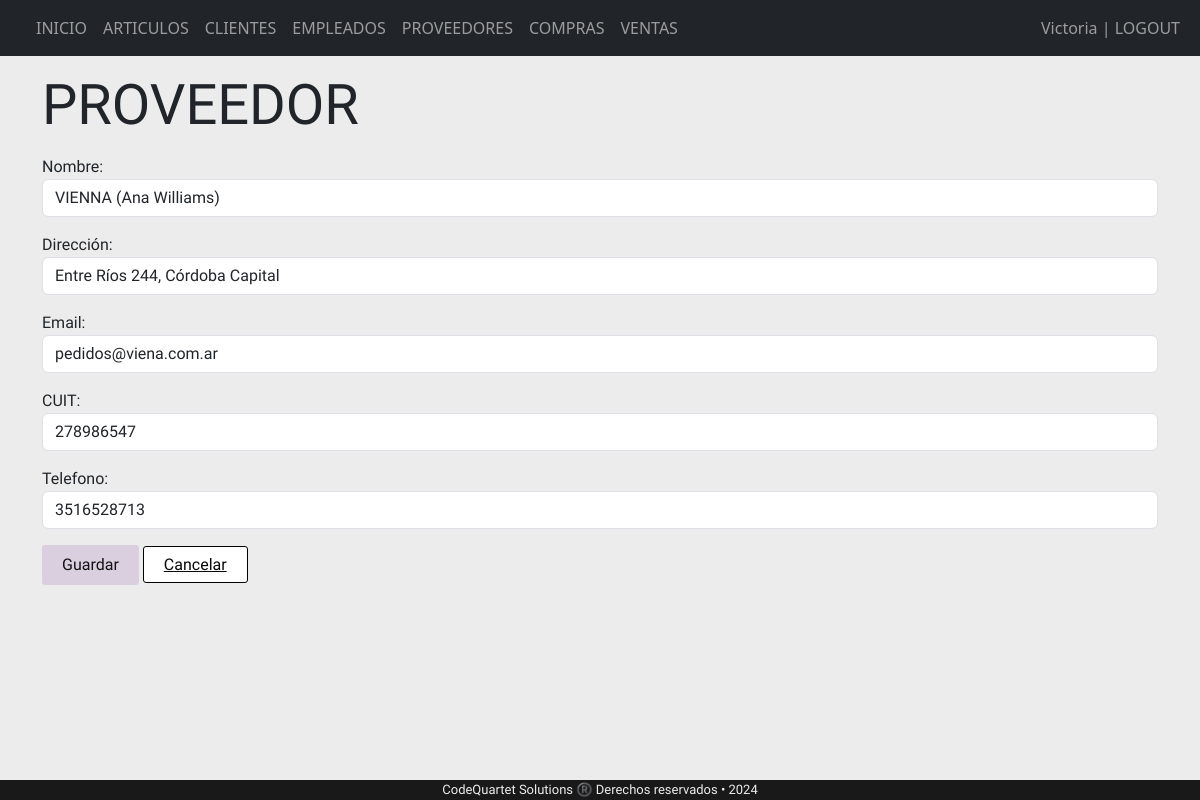
The app's page /proveedores/ProveedoresModif/1/ (signed in) with its own data.
### appRieVictoria/models.py (models this page shows, shortened)
class Proveedores(models.Model):
    nombre = models.CharField(max_length=25, help_text="",verbose_name="Nombre")
    direccion = models.CharField(max_length=100, help_text="",verbose_name="Dirección")
    Email = models.EmailField(help_text="")
    cuit = models.PositiveBigIntegerField(help_text="",verbose_name="CUIT")
    telefono = models.PositiveBigIntegerField()
    empleados = models.ManyToManyField("Empleados",related_name='empleados_compran_a_proveedores', through="Compras",verbose_name="Empleado")
    class Meta:
        permissions = [
            ("puede_aprobar", "Puede aprobar el modelo"),
            ("puede_publicar", "Puede publicar el modelo"),
        ]

### appRieVictoria/views.py (the view)
# urls.py: path('proveedores/ProveedoresModif/<int:pk>/', views.ProveedoresModif, name='ProveedoresModif'),
@permission_required('app.change_proveedores', login_url='/login/')
def ProveedoresModif(request, pk):
    proveedores = Proveedores.objects.get(pk=pk)
    if request.method == 'POST':
        form = ProveedoresForm(request.POST, instance=proveedores)
        if form.is_valid():
            form.save()
            return HttpResponseRedirect(reverse('tablaproveedores'))
    else:
        form = ProveedoresForm(instance=proveedores)
    return render(request, 'ProveedoresForm.html', {'form': form, 'proveedores': proveedores})

### appRieVictoria/forms.py
class ProveedoresForm(forms.ModelForm):
    class Meta:
        model = Proveedores
        fields = ('nombre', 'direccion', 'Email', 'cuit', 'telefono'  )
        widgets = {
            'nombre': forms.TextInput(attrs={'class': 'form-control'}),
            'direccion': forms.TextInput(attrs={'class': 'form-control'}),
            'Email': forms.TextInput(attrs={'class': 'form-control'}),
            'cuit': forms.NumberInput(attrs={'class': 'form-control'}),
            'telefono': forms.NumberInput(attrs={'class': 'form-control'}),
        }

### proyectoRieVictoria/templates/ProveedoresForm.html (shortened to what this page needs)
{% extends "base.html" %}
{% block content %}
<div class= "letra">
<div class="row">
    <h3 class="display-4 my-3">PROVEEDOR</h3>
    <form method="post" enctype="multipart/form-data">
        {{ form.as_p }}
        <button class="botonguardar" type="submit">Guardar</button>
        <a class="botoncancelar" href="{% url 'tablaproveedores' %}">Cancelar</a>
    </form>
</div>
</div>
{% endblock %}

### proyectoRieVictoria/templates/base.html (shortened to what this page needs)
{% load static %}
<!DOCTYPE html>
<html lang="en">
<head>
    {% load bootstrap5 %}
    {% bootstrap_css %}
    <link rel="stylesheet" href="{% static 'estilos.css' %}">
</head>
<body>
    <nav class="navbar navbar-expand-sm navbar-dark bg-dark">
        <div class="container-fluid">
          <div class="collapse navbar-collapse" id="mynavbar">
            <ul class="navbar-nav me-auto">
              {% if user.is_authenticated %}
                <li class="nav-item">
                  <a class="nav-link" href="/index/">INICIO</a>
                </li>
            <li class="nav-item">
              <a class="nav-link" href="/tabla/">ARTICULOS</a>
            </li>
            <li class="nav-item">
              <a class="nav-link" href="/tablaclientes/">CLIENTES</a>
            </li>
            <li class="nav-item">
              <a class="nav-link" href="/tablaempleados/">EMPLEADOS</a>
            </li>
            <li class="nav-item">
              <a class="nav-link" href="/tablaproveedores/">PROVEEDORES</a>
            </li>
            <li class="nav-item">
              <a class="nav-link" href="/tablaCompras/">COMPRAS</a>
            </li>
            <li class="nav-item">
              <a class="nav-link" href="/tablaVentas/">VENTAS</a>
              </li>
              {% endif %}
            </ul>
            <ul class="nav navbar-nav ms-auto">
              {% if user.is_authenticated %}
                <li class="nav-item">
                  <a class="nav-link" href="{% url 'logout' %}"> {{ request.user }} | LOGOUT</a>
                </li>
              {% else %}
                <li class="nav-item">
                  <a class="nav-link" href="/login"> LOGIN</a>
                </li>
              {% endif %}
            </ul>
          </div>
        </div>
      </nav>
      <div class="container" >
    {% block content %}
    {% endblock %}
      </div>
<footer>
    <div class="container" >
        <div class="row">
            <div class="pie">CodeQuartet Solutions ®️ Derechos reservados • 2024</div>
        </div>
    </div>
</footer>
</body>
</html>

### proyectoRieVictoria/static/estilos.css (style rules this page uses)
body { background-color: rgb(236, 236, 236); position: relative; }
.pie { position: fixed; bottom: 0; left: 0; width: 100%; height: 20px; text-align: center; background-color: rgb(26, 25, 25); color: rgb(236, 236, 236);; font-size: 13px; font-family: 'Ysabeau Office', sans-serif; padding-bottom: 5px 10px; box-sizing: border-box; line-height: 1.5; margin-block-end: 0%; }
.letra { font-family: "Gotu", sans-serif; font-size: 16px; }
.botonguardar { font-family: "Gotu", sans-serif; background-color: #dacfdf; color: #131111; border: none; border-radius:3px; padding: 8px 20px; font-size: 16px; cursor: pointer; transition: background-color 0.3s ease; }
.botoncancelar { font-family: "Gotu", sans-serif; background-color: #ffffff; color: #070707; border: 0.1px solid rgb(0, 0, 0); border-radius: 3px; padding: 8px 20px; font-size: 16px; cursor: pointer; transition: background-color 0.3s ease; }

### records on screen
Proveedores: nombre "VIENNA (Ana Williams)", direccion "Entre Ríos 244, Córdoba Capital", Email "pedidos@viena.com.ar", cuit "278986547", telefono "3516528713"

### other values on screen
{{ request.user }} "Victoria"
